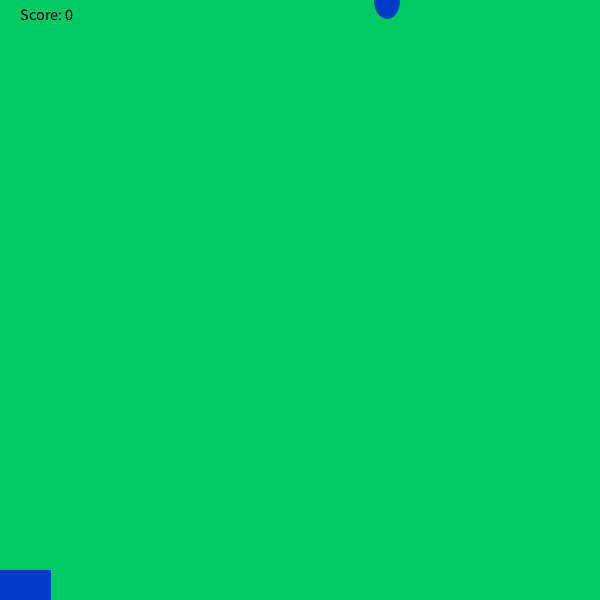
Frame 1 (no input)
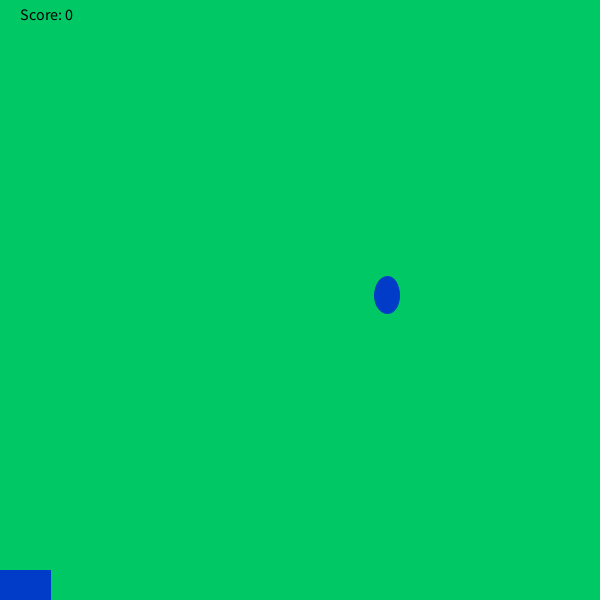
Frame 60 (the mouse pressed at the canvas centre just before this capture)
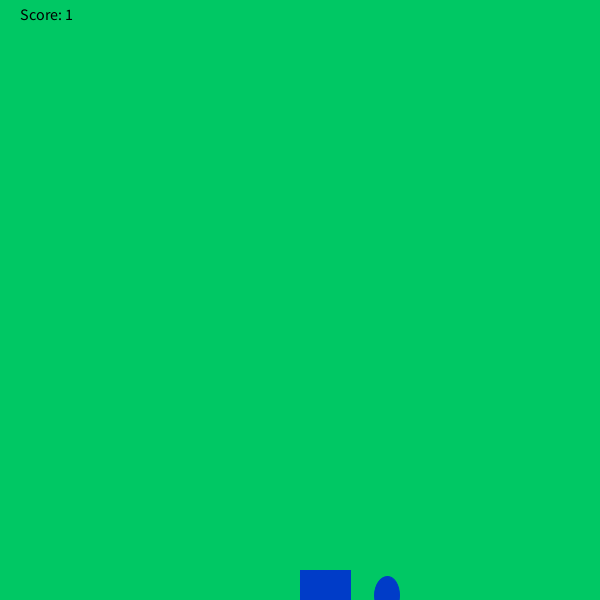
Frame 120 (the mouse held since frame 60 and released just before this capture)

The Processing sketch that drew these frames (run headless with seeded random() and noise(); from frame 60 on, the mouse is pressed at the canvas centre):

// Processing sketch: Rain_Game
// ── Rain_Game.pde
int rainY = 0;
int randomNumber = (int) random(600);
int score = 0;
void setup(){
  
  size(600,600);
  
  
  
}
void draw(){
   background(0, 200, 100);
  
   fill(0, 60, 200);
    stroke(0, 60, 200);
    ellipse(randomNumber, rainY, 25, 37);
 rect(mouseX, 570, 50, 30);
rainY +=5;
if(rainY == 600){
rainY = 0;
 checkCatch(randomNumber);
 randomNumber = (int) random(600);

 

}
fill(0, 0, 0);
    textSize(16);
    text("Score: " + score, 20, 20);
}

 void checkCatch(int x){
         if (x > mouseX && x < mouseX+100)
            score++;
         else if (score > 0) 
            score--;
     //   println("Your score is now: " + score);
    }
